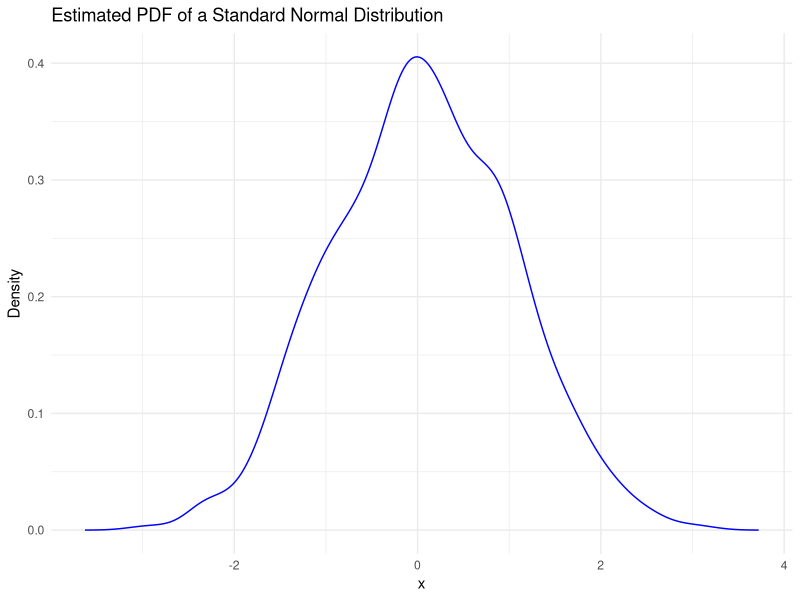
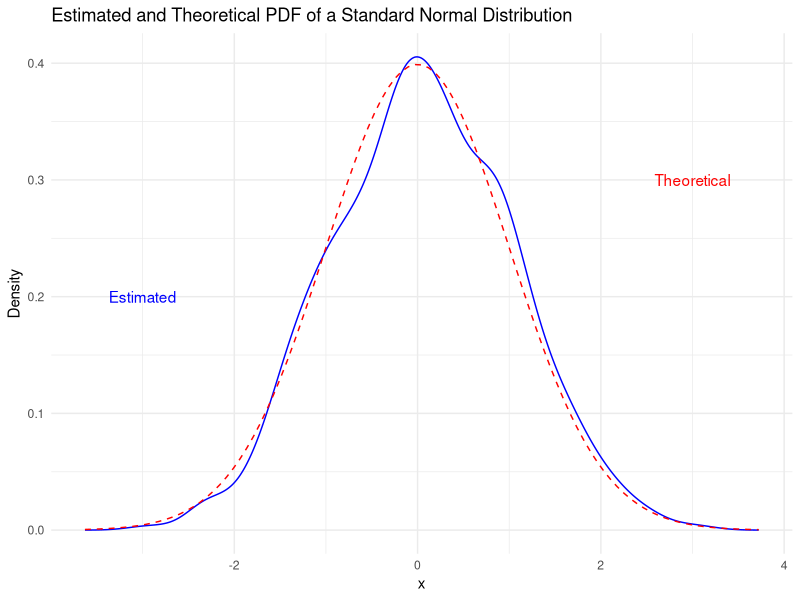

Recreate these plots in R, in order.
# Load necessary libraries
library(tidyverse)

# Set the seed for reproducibility
set.seed(456)

# Define the parameters for a normal distribution (mean and standard deviation)
mu <- 0
sigma <- 1

# Simulate 1000 draws from a normal distribution
draws <- rnorm(1000, mean = mu, sd = sigma)

# Convert the simulation results to a tibble
draws_tibble <- tibble(draw = draws)

# Estimate the probability density function (PDF) using kernel density estimation
pdf_estimate <- density(draws)

# Convert the PDF estimate to a tibble for plotting
pdf_tibble <- tibble(x = pdf_estimate$x, y = pdf_estimate$y)

# Plot the PDF
ggplot(pdf_tibble, aes(x = x, y = y)) +
  geom_line(color = "blue") +
  labs(title = "Estimated PDF of a Standard Normal Distribution",
       x = "x",
       y = "Density") +
  theme_minimal()

# Add the theoretical PDF for comparison
ggplot(pdf_tibble, aes(x = x, y = y)) +
  geom_line(color = "blue") +
  stat_function(fun = dnorm, args = list(mean = mu, sd = sigma), color = "red", linetype = "dashed") +
  labs(title = "Estimated and Theoretical PDF of a Standard Normal Distribution",
       x = "x",
       y = "Density") +
  theme_minimal() +
  annotate("text", x = 3, y = 0.3, label = "Theoretical", color = "red") +
  annotate("text", x = -3, y = 0.2, label = "Estimated", color = "blue")